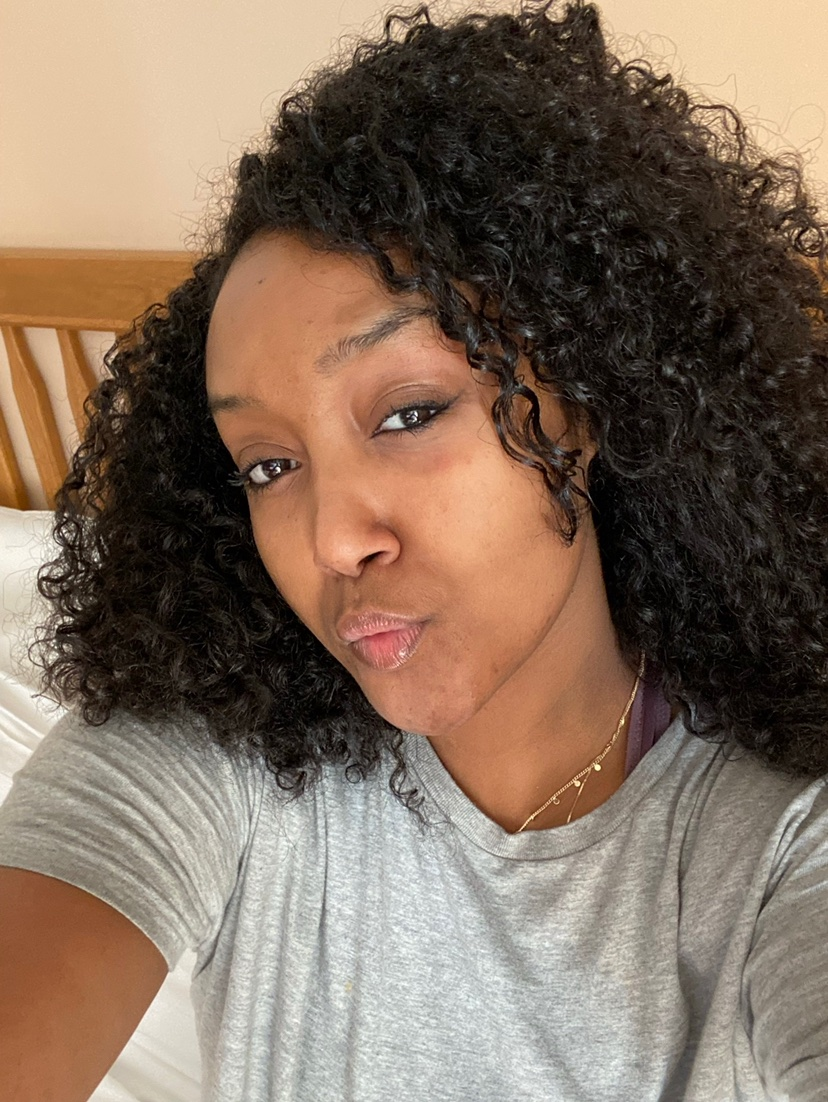
#> input picture loh.jpeg, 828 x 1102 px
$ python sketchImg.py
#> lines starting #> are read from the running program, lines starting #| are printed output that depends on the picture
import cv2

image = cv2.imread("loh.jpeg")
#> image is the input picture: shape (1102, 828, 3); mean B, G, R 93.9, 110.3, 130.6

gray_image = cv2.cvtColor(image, cv2.COLOR_BGR2GRAY)
inverted = 255-gray_image
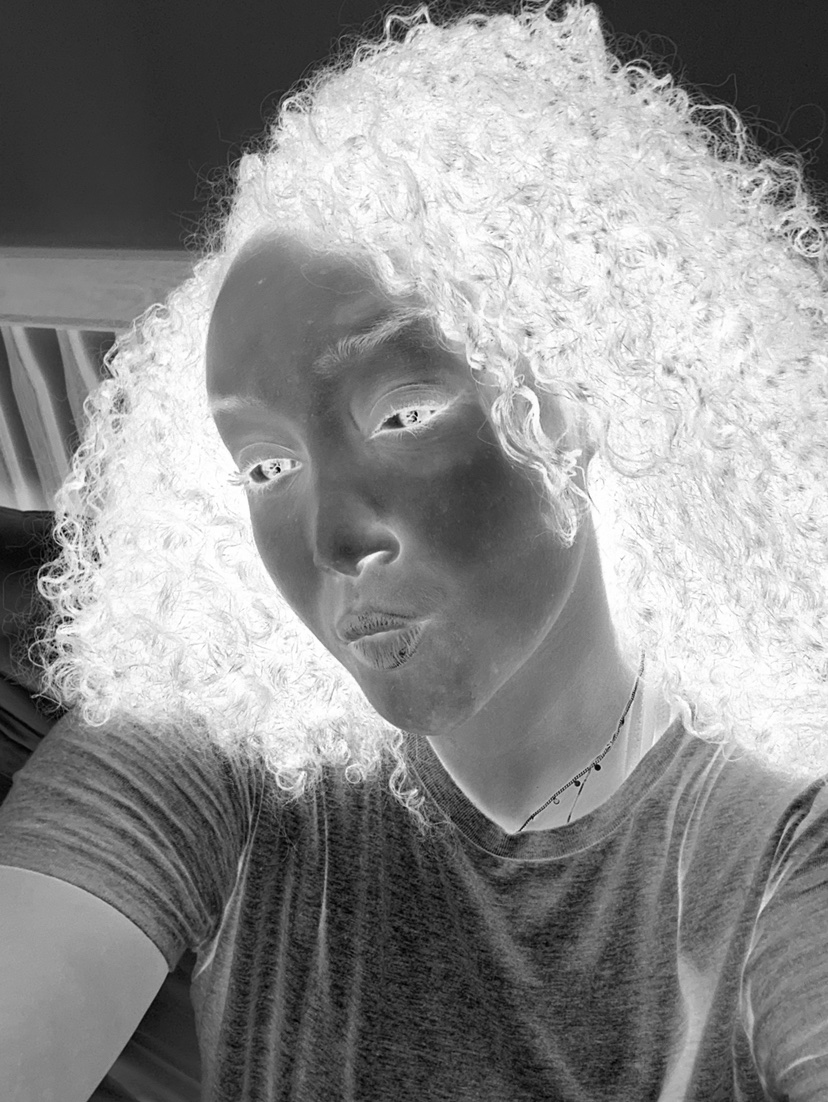
#> inverted: shape (1102, 828); min 1, max 255, mean 140.5

blur = cv2.GaussianBlur(inverted, (21, 21), 0)
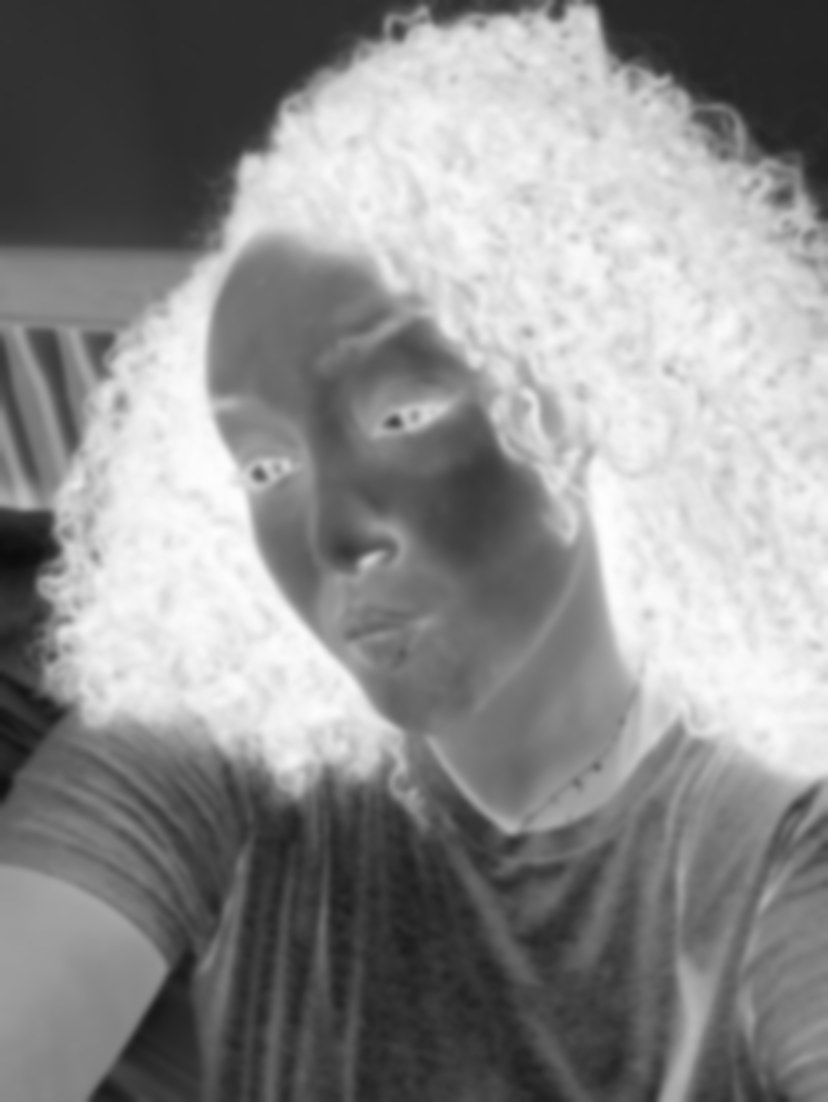
#> blur: shape (1102, 828); min 12, max 253, mean 140.5
invertedblur = 255-blur
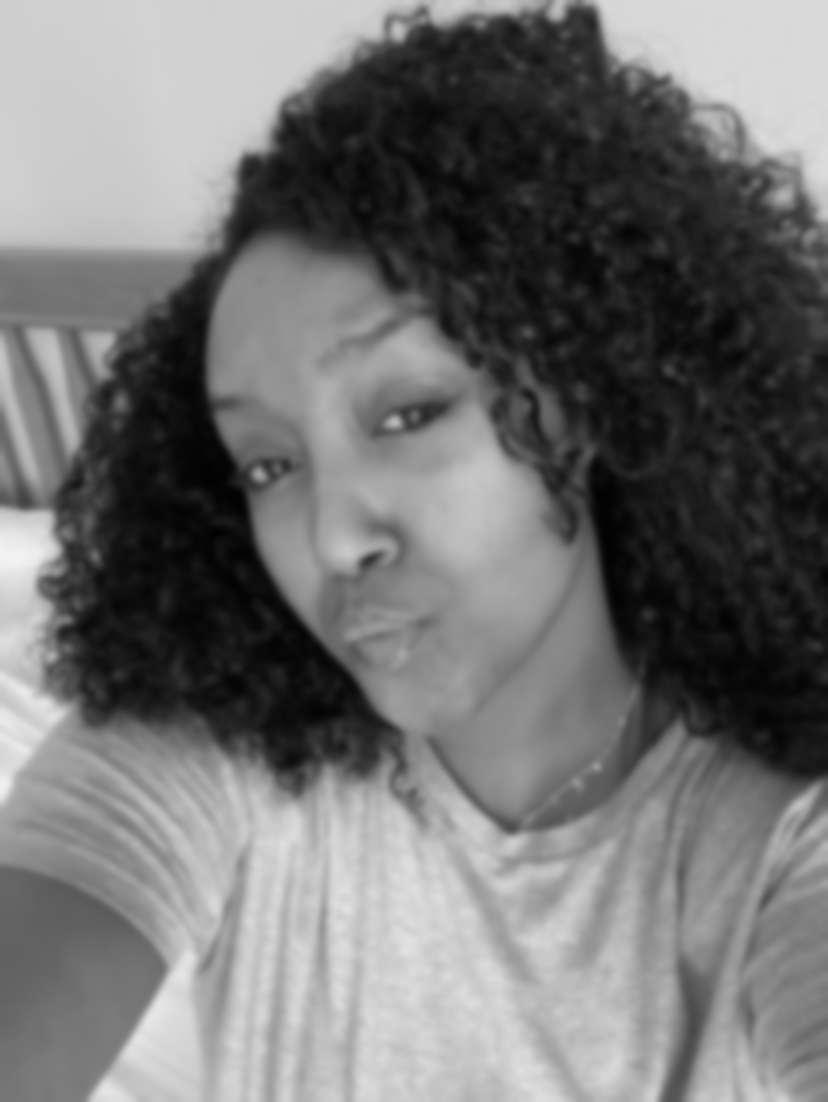
#> invertedblur: shape (1102, 828); min 2, max 243, mean 114.5

sketch = cv2.divide(gray_image, invertedblur, scale=256.0)
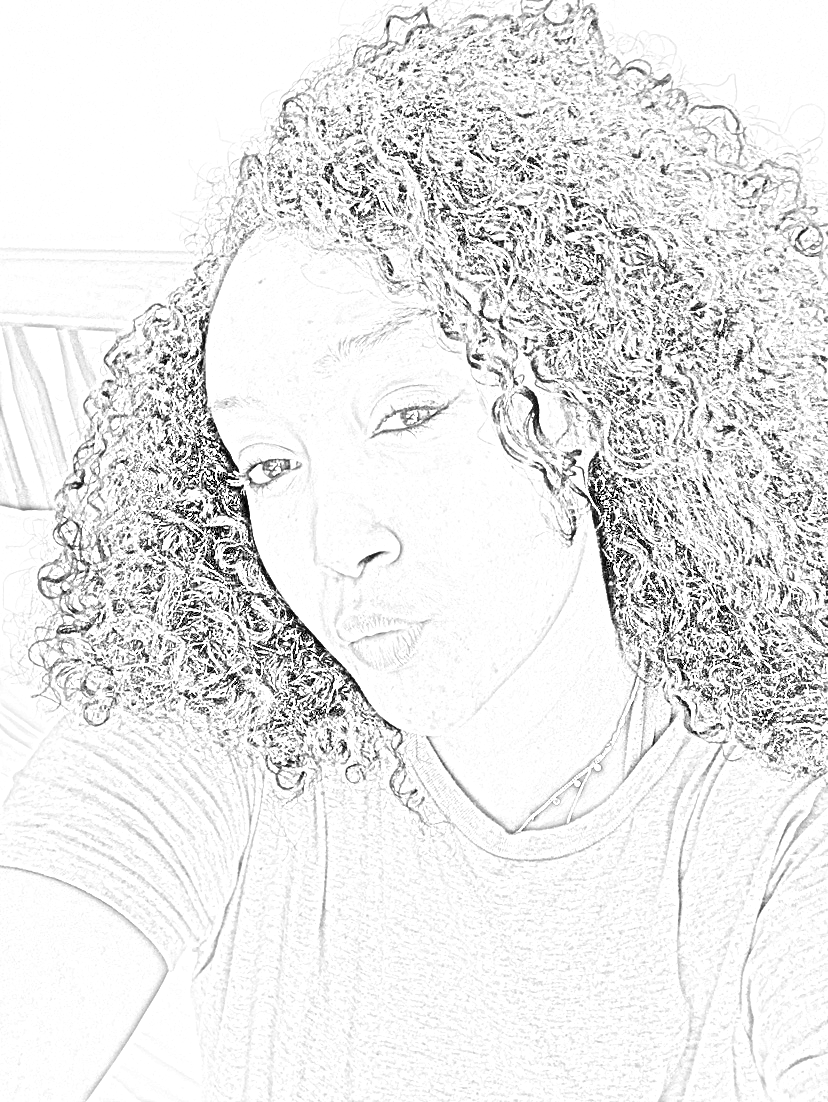
#> sketch: shape (1102, 828); min 0, max 255, mean 232.8
cv2.imwrite("sketch_image.png", sketch)
#cv2.imshow("Image", sketch)

file = open("sketch_image.png", "r")
#> (the run stopped early here; a loop or call above may not have finished)
